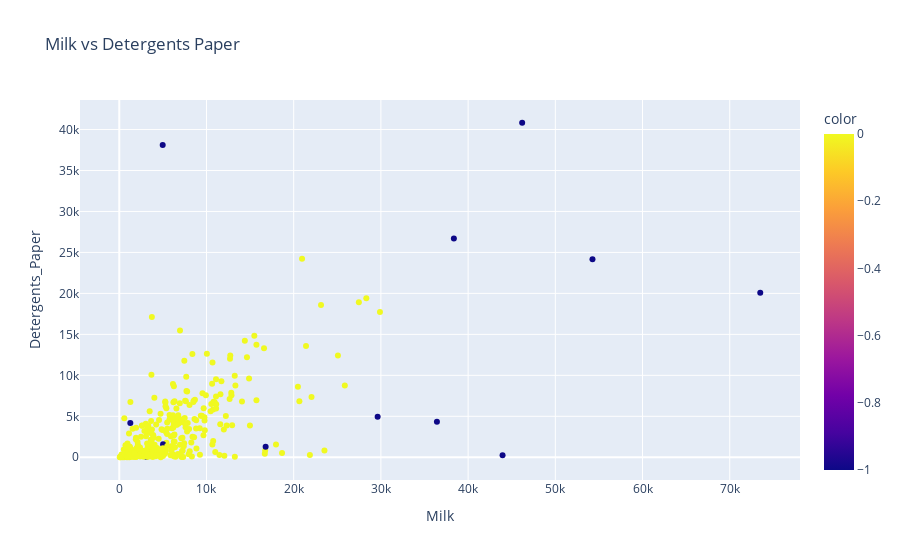

Notebook code cell kept with this figure:
### Code cell
fig = px.scatter(df, x="Milk", y="Detergents_Paper", color=cluster_labels, title="Milk vs Detergents Paper")
fig.show()

### Figure 1 — Plotly figure (JSON) as saved in the notebook; plotly's stock layout.template omitted (floating-point values rounded to 4 significant figures; data arrays with more than 128 entries replaced by an {"elided": "..."} marker saying what was removed)
{"data": [{"hovertemplate": "Milk=%{x}<br>Detergents_Paper=%{y}<br>color=%{marker.color}<extra></extra>", "legendgroup": "", "marker": {"color": {"elided": "440 int values"}, "coloraxis": "coloraxis", "symbol": "circle"}, "mode": "markers", "name": "", "orientation": "v", "showlegend": false, "type": "scatter", "x": {"elided": "440 int values"}, "xaxis": "x", "y": {"elided": "440 int values"}, "yaxis": "y"}], "layout": {"autosize": true, "coloraxis": {"colorbar": {"title": {"text": "color"}}, "colorscale": [[0, "#0d0887"], [0.1111, "#46039f"], [0.2222, "#7201a8"], [0.3333, "#9c179e"], [0.4444, "#bd3786"], [0.5556, "#d8576b"], [0.6667, "#ed7953"], [0.7778, "#fb9f3a"], [0.8889, "#fdca26"], [1, "#f0f921"]]}, "legend": {"tracegroupgap": 0}, "title": {"text": "Milk vs Detergents Paper"}, "xaxis": {"anchor": "y", "autorange": true, "domain": [0, 1], "range": [-4354.0, 77910.0], "title": {"text": "Milk"}, "type": "linear"}, "yaxis": {"anchor": "x", "autorange": true, "domain": [0, 1], "range": [-3366.0, 44200.0], "title": {"text": "Detergents_Paper"}, "type": "linear"}}}
